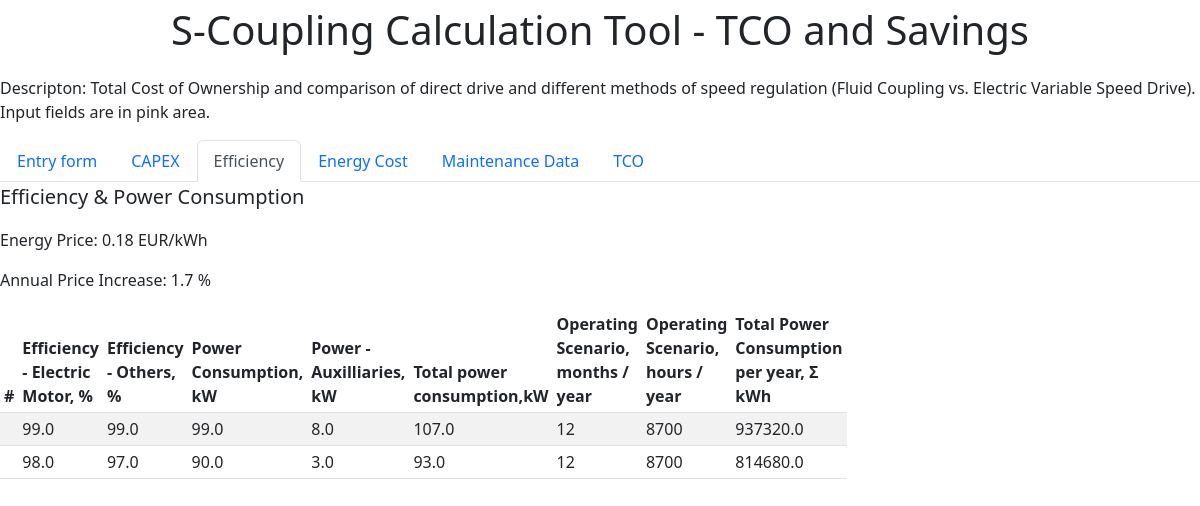
/efficiency, run on an earlier commit of the app's database.
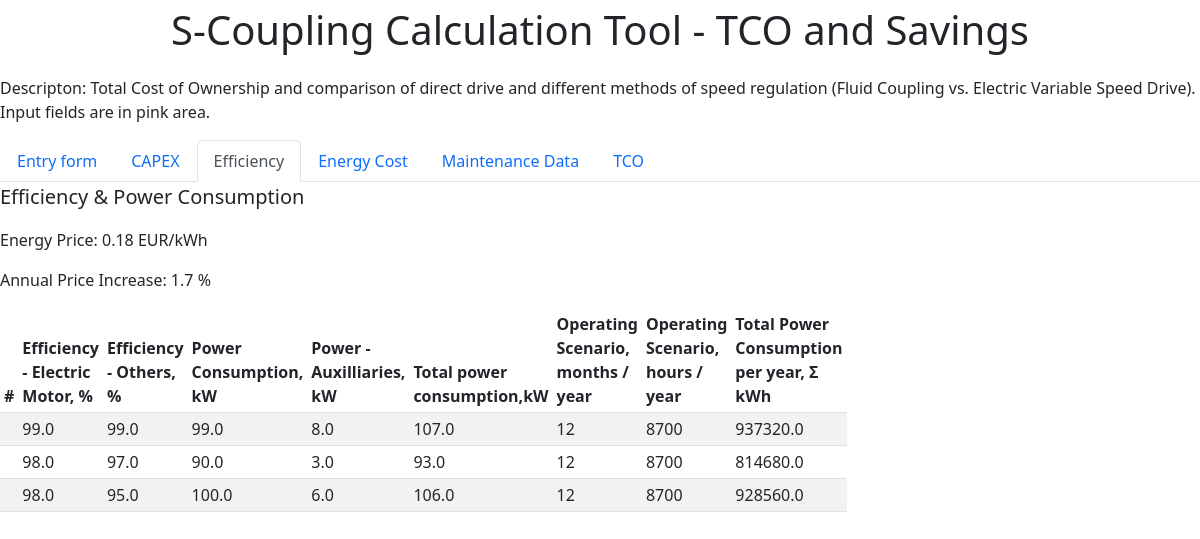
And on a later commit of the database.
### app.py (models this page shows, shortened)
class General(db.Model):
    id = db.Column(db.Integer, primary_key=True)
    unit_name = db.Column(db.String(30), nullable=False)
    energy_price = db.Column(db.Float, nullable=False, default=0.04)
    annual_increase = db.Column(db.Float, nullable=False, default=1.5)
    number_years = db.Column(db.Integer, nullable=False, default=30)

class Point(db.Model):
    id = db.Column(db.Integer, primary_key=True)
    eff_driver = db.Column(db.Float, nullable=False)
    eff_other = db.Column(db.Float, nullable=False)
    power_pump = db.Column(db.Float, nullable=False)
    power_aux = db.Column(db.Float, nullable=False)
    scenario = db.Column(db.Integer, nullable=False)

### app.py (the view)
@app.route('/efficiency', methods=['POST','GET'])
def efficiency():
    generals = General.query.all()
    points = Point.query.all()
    unit_name = generals[-1].unit_name
    energy_price = generals[-1].energy_price
    annual_increase = generals[-1].annual_increase
    return render_template('efficiency.html',unit_name=unit_name,energy_price=energy_price,annual_increase=annual_increase,points=points)

### templates/efficiency.html (shortened to what this page needs)
{% extends 'base.html'%}
{%block body%}
<ul class="nav nav-tabs" id="myTab" role="tablist">
  <li class="nav-item" role="presentation">
    <a class="nav-link" id="form" data-bs-toggle="tab" data-bs-target="#Entry form" type="button" role="tab" aria-controls="Entry form" aria-selected="false" href="/form_page">Entry form</a>
  </li>
  <li class="nav-item" role="presentation">
    <a class="nav-link" id="capex" data-bs-toggle="tab" data-bs-target="#capex" type="button" role="tab" aria-controls="capex" aria-selected="false" href="/capex">CAPEX</a>
  </li>
  <li class="nav-item" role="presentation">
    <a class="nav-link active" id="efficiency" data-bs-toggle="tab" data-bs-target="#efficiency" type="button" role="tab" aria-controls="efficiency" aria-selected="true" href="/efficiency">Efficiency</a>
  </li>
    <li class="energy" role="presentation">
    <a class="nav-link" id="energy" data-bs-toggle="tab" data-bs-target="#energy" type="button" role="tab" aria-controls="energy" aria-selected="false" href="/energy">Energy Cost</a>
  </li>
    <li class="energy" role="presentation">
    <a class="nav-link" id="maintenance" data-bs-toggle="tab" data-bs-target="#maintenance" type="button" role="tab" aria-controls="maintenance" aria-selected="false" href="/maintenance">Maintenance Data</a>
  </li>
    <li class="energy" role="presentation">
    <a class="nav-link" id="tco" data-bs-toggle="tab" data-bs-target="#tco" type="button" role="tab" aria-controls="tco" aria-selected="false" href="/tco">TCO</a>
  </li>
</ul>
<p class="lead">Efficiency & Power Consumption</p>
<p>Energy Price: {{energy_price}} EUR/kWh</p>
<p>Annual Price Increase:  {{annual_increase}} %</p>
<table style="width:100px;" class="table table-striped table-sm">
          <thead>
            <tr>
              <th scope="col">#</th>
              <th scope="col">Efficiency - Electric Motor, %</th>
              <th scope="col">Efficiency - Others, %</th>
              <th scope="col">Power Consumption, kW</th>
              <th scope="col">Power - Auxilliaries, kW</th>
              <th scope="col">Total power consumption,kW</th>
              <th scope="col">Operating Scenario, months / year</th>
              <th scope="col">Operating Scenario, hours / year</th>
              <th scope="col">Total Power Consumption per year, Σ kWh</th>
            </tr>
          </thead>
     <tbody>
     {% for i in points %}
            <tr>
              <td class="counterCell"></td>
              <td>{{i.eff_driver}}</td>
              <td>{{i.eff_other}}</td>
              <td>{{i.power_pump}}</td>
              <td>{{i.power_aux}}</td>
              <td>{{i.power_aux+i.power_pump}}</td>
              <td>{{i.scenario}}</td>
               <td>{{i.scenario*725}}</td>
              <td>{{i.power_aux*8760+i.power_pump*8760}}</td>
            </tr>
     {% endfor %}
          </tbody>
</table>
{%endblock%}

### templates/base.html (shortened to what this page needs)
<!DOCTYPE html>
<html lang="en">
<head>
    <link rel="stylesheet" href="{{ url_for('static', filename='css/main.css') }}">
    <link rel="stylesheet" href='https://cdn.jsdelivr.net/npm/bootstrap@5.2.0/dist/css/bootstrap.min.css'>
</head>
<body>
<p class="text-center">
<span class="fs-1">S-Coupling Calculation Tool - TCO and Savings</span></p>
<p class="text-left">
<span class="fs-6">Descripton:  Total Cost of Ownership and comparison of direct drive and different methods of speed regulation (Fluid Coupling vs. Electric Variable Speed Drive). Input fields are in pink area.
</span></p>
{%block body%}{%endblock%}
</body>
</html>

What changed in the data, as far as the page shows it:
added Point: eff_driver "98.0", eff_other "95.0", power_pump "100.0", power_aux "6.0", i.power_aux+i.power_pump "106.0", scenario "12", i.scenario*725 "8700", i.power_aux*8760+i.power_pump*8760 "928560.0"
